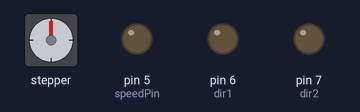
The sketch below on a simulated Arduino Uno, built with avr-gcc and run on an emulated ATmega328P. Shown: stepper motor, output pins drawn as LEDs (lit = HIGH). Stepper angles assume 2048 steps per turn.

Above: at 0.1 s.
At 5.1 s:
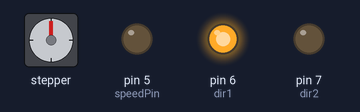
At 18.9 s:
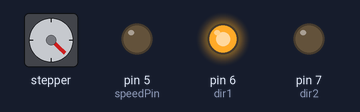
At 34.8 s:
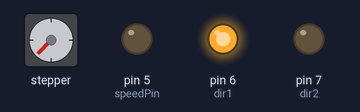
Timing chart, 0 to 40.0 s (numbered marks = the images above):
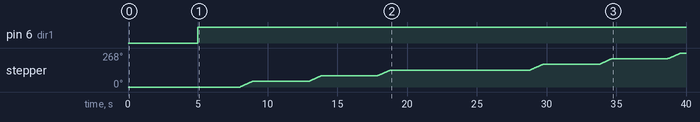

Measured:
- by itself, pin 6 (dir1): LOW → HIGH at 5.0 s
- by itself, stepper: turns 44° clockwise in 0.89 s, then 45° clockwise in 0.92 s, then 45° clockwise in 0.92 s, then 45° clockwise in 0.92 s, and so on

The sketch:

task4.ino
```cpp
#include <Stepper.h>

int stepsPerRevolution = 2048;
int motSpeed = 8;

Stepper myStepper(stepsPerRevolution, 8, 10, 9, 11);

int speedPin = 5;
int dir1 = 6;
int dir2 = 7;
int mSpeed = 200;

void setup() {
  // put your setup code here, to run once:
  Serial.begin(9600);
  pinMode(speedPin, OUTPUT);
  pinMode(dir1, OUTPUT);
  pinMode(dir2, OUTPUT);

  myStepper.setSpeed(motSpeed);

  analogWrite(mSpeed, 0);
  delay(5000);
}

void loop() {
  // put your main code here, to run repeatedly:
  Forward();
  delay(3000);
  Right();
  delay(1000);

  Forward();
  delay(3000);
  Right();
  delay(1000);

  Forward();
  delay(3000);
  Right();
  delay(1000);

  Forward();
  delay(1000);
  Stop();
  delay(5000);


}

void Forward () {
digitalWrite(6, HIGH);
digitalWrite(7,LOW);
}

void Right () {
analogWrite(mSpeed, 150);
digitalWrite(6, HIGH);
digitalWrite(7,LOW);
myStepper.step(255);
}

void Left () {
analogWrite(mSpeed, 150);
digitalWrite(6, HIGH);
digitalWrite(7,LOW);
myStepper.step(-255);
}

void Stop () {
analogWrite(mSpeed, 0);
}
```
